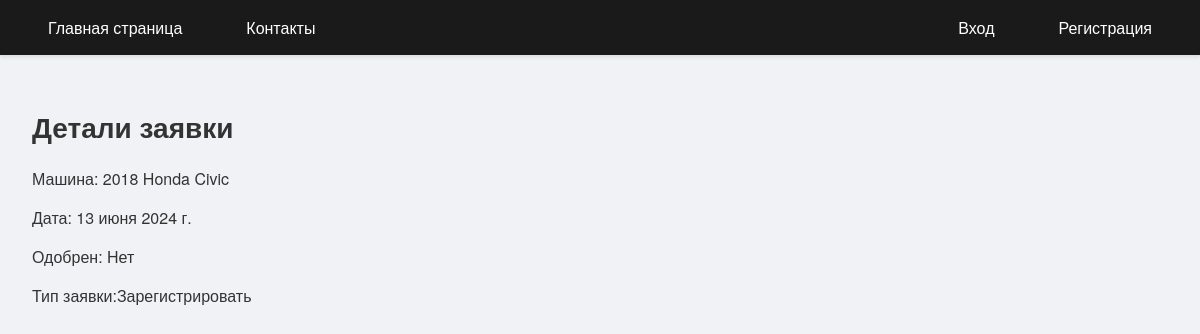
/registration_request/2/, run on the app's committed database.
### inspection/models.py (models this page shows, shortened)
class RegistrationRequest(models.Model):
    user = models.ForeignKey(User, on_delete=models.CASCADE)
    car = models.ForeignKey(Car, on_delete=models.CASCADE, verbose_name='Машина')
    request_date = models.DateField(verbose_name='Дата')
    approved = models.BooleanField(default=False, verbose_name='Одобрен')
    request_type = models.CharField(max_length=50, verbose_name='Тип заявки', choices=[('register', 'Зарегистрировать'), ('deregister', 'Снять с учета')])

class Car(models.Model):
    make = models.CharField(max_length=100, verbose_name='Марка производителя')
    model = models.CharField(max_length=100, verbose_name='Модель')
    year = models.IntegerField(verbose_name='Год выпуска')
    vin = models.CharField(max_length=17, unique=True, verbose_name='ВИН-номер')
    color = models.CharField(max_length=50, verbose_name='Цвет')
    mileage = models.IntegerField(verbose_name='Пробег')
    registration_number = models.CharField(max_length=20, unique=True, verbose_name='Регистрационный номер')
    user = models.ForeignKey(User, on_delete=models.CASCADE, default=timezone.now)
    def __str__(self):
        return f"{self.year} {self.make} {self.model}"

### inspection/views.py (the view)
# urls.py: path('registration_request/<int:pk>/', views.reg_detail, name='reg_detail'),
def reg_detail(request, pk):
    inspection = get_object_or_404(RegistrationRequest, pk=pk)
    return render(request, 'inspection/reg_detail.html', {'inspection': inspection})

### inspection/templates/inspection/reg_detail.html (shortened to what this page needs)
{% extends 'inspection/base.html' %}
{% block content %}
<h1>Детали заявки</h1>
<p>Машина: {{ inspection.car }}</p>
<p>Дата: {{ inspection.request_date }}</p>
<p>Одобрен: {% if inspection.approved %}Да{% else %}Нет{% endif %}</p>
<p>Тип заявки:{{ inspection.get_request_type_display}}</p>
{% endblock %}

### inspection/static/inspection/styles.css (style rules this page uses)
body { font-family: 'Helvetica Neue', Arial, sans-serif; margin: 0; padding: 0; background-color: #f0f2f5; color: #333; }
h1, h2 { color: #333; font-weight: 600; }
h1 { font-size: 28px; margin-bottom: 20px; }

### data on the page
RegistrationRequest: car "2018 Honda Civic", request_date "13 июня 2024 г.", request_type "Зарегистрировать"
